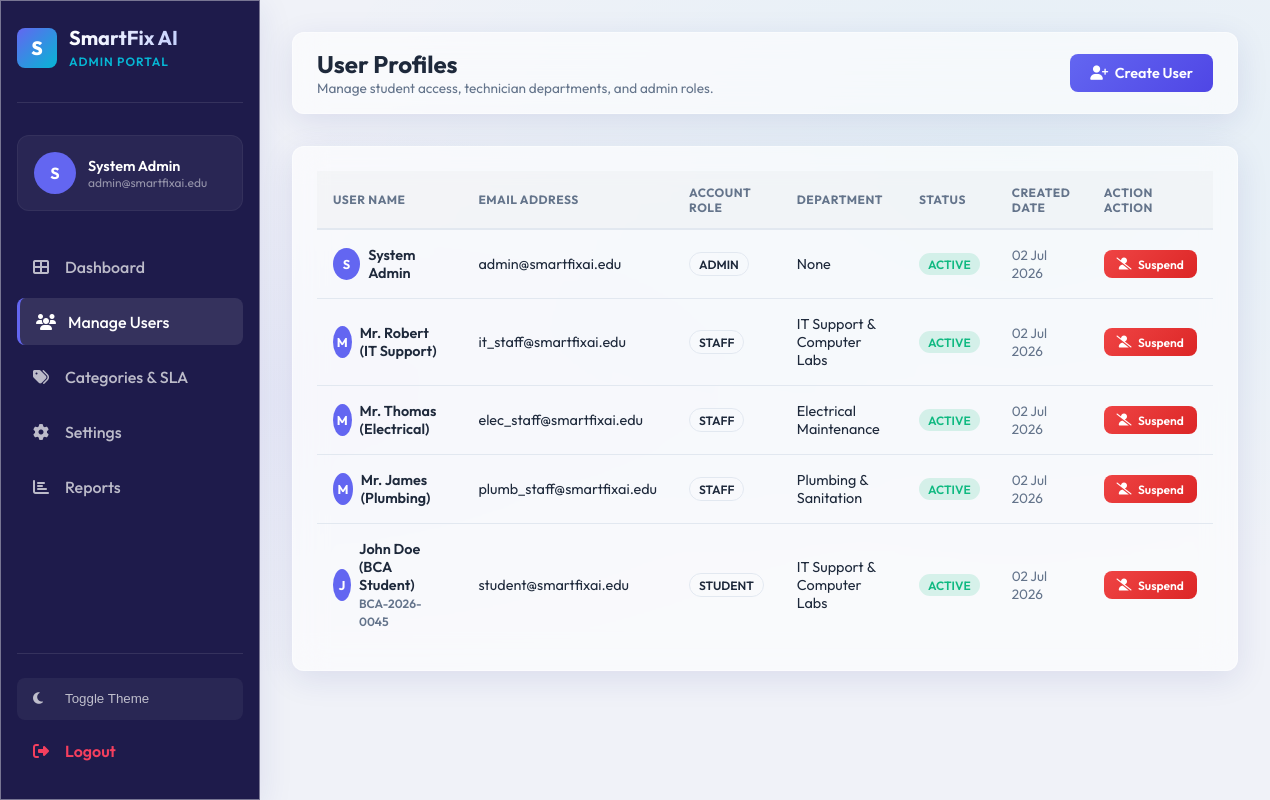
The page /admin/users.php (signed in) on the database its author committed.
### tables this page shows
CREATE TABLE `users` (
    `id` INT AUTO_INCREMENT PRIMARY KEY,
    `role` ENUM('student', 'staff', 'admin') NOT NULL,
    `email` VARCHAR(150) UNIQUE NOT NULL,
    `password` VARCHAR(255) NOT NULL,
    `name` VARCHAR(100) NOT NULL,
    `roll_number` VARCHAR(50) NULL,
    `department_id` INT NULL,
    `status` ENUM('active', 'suspended') DEFAULT 'active',
    `created_at` TIMESTAMP DEFAULT CURRENT_TIMESTAMP,
    CONSTRAINT `fk_users_department` FOREIGN KEY (`department_id`) REFERENCES `departments` (`id`) ON DELETE SET NULL
);

CREATE TABLE `departments` (
    `id` INT AUTO_INCREMENT PRIMARY KEY,
    `name` VARCHAR(100) UNIQUE NOT NULL,
    `created_at` TIMESTAMP DEFAULT CURRENT_TIMESTAMP
);

### includes/Session.php (called while the page is built, shortened)
<?php
class Session {
    public static function get(string $key, mixed $default = null): mixed {
        return $_SESSION[$key] ?? $default;
    }
}

### admin/users.php (the view, shortened to what this page needs)
<?php
$adminId = Session::get('user_id');
try {
    $db = Database::getInstance()->getConnection();
    $usersStmt = $db->query("
        SELECT u.*, d.name as department_name
        FROM users u
        LEFT JOIN departments d ON u.department_id = d.id
        ORDER BY u.created_at DESC
    ");
    $usersList = $usersStmt->fetchAll();
} catch (PDOException $e) {
    error_log("Admin user management failure: " . $e->getMessage());
    $error = 'Failed to fetch user list database parameters.';
}
require_once __DIR__ . '/../includes/header.php';
require_once __DIR__ . '/../includes/sidebar.php';
?>
<div class="main-content">
    <div class="top-navbar glass-panel">
        <div>
            <h1 style="font-size: 1.5rem; font-weight: 700; margin: 0;">User Profiles</h1>
            <p style="font-size: 0.85rem; color: var(--text-secondary); margin: 0;">Manage student access, technician departments, and admin roles.</p>
        </div>
        <div>
            <button onclick="openCreateModal()" class="btn"><i class="fas fa-user-plus"></i> Create User</button>
        </div>
    </div>
    <div class="glass-panel" style="padding: 1.5rem;">
        <div class="table-responsive">
            <table class="custom-table">
                <thead>
                    <tr>
                        <th>User Name</th>
                        <th>Email Address</th>
                        <th>Account Role</th>
                        <th>Department</th>
                        <th>Status</th>
                        <th>Created Date</th>
                        <th>Action Action</th>
                    </tr>
                </thead>
                <tbody>
                    <?php foreach ($usersList as $u): ?>
                        <tr>
                            <td style="font-weight: 600;">
                                <div style="display: flex; align-items: center; gap: 0.5rem;">
                                    <div style="width: 32px; height: 32px; border-radius: 50%; background: var(--brand-primary); display: flex; align-items: center; justify-content: center; font-weight: 700; color: #fff; text-transform: uppercase; font-size: 0.8rem;">
                                        <?php echo substr($u['name'], 0, 1); ?>
                                    </div>
                                    <div>
                                        <div><?php echo htmlspecialchars($u['name']); ?></div>
                                        <?php if ($u['roll_number']): ?>
                                            <span style="font-size: 0.75rem; color: var(--text-secondary);"><?php echo htmlspecialchars($u['roll_number']); ?></span>
                                        <?php endif; ?>
                                    </div>
                                </div>
                            </td>
                            <td><?php echo htmlspecialchars($u['email']); ?></td>
                            <td>
                                <span class="badge" style="background: rgba(255,255,255,0.05); border: 1px solid var(--border-color); color: var(--text-primary);">
                                    <?php echo strtoupper($u['role']); ?>
                                </span>
                            </td>
                            <td><?php echo htmlspecialchars($u['department_name'] ?? 'None'); ?></td>
                            <td>
                                <span class="badge" style="background: <?php echo ($u['status'] === 'active') ? 'rgba(16, 185, 129, 0.15)' : 'rgba(239, 68, 68, 0.15)'; ?>; color: <?php echo ($u['status'] === 'active') ? 'var(--success)' : 'var(--danger)'; ?>;">
                                    <?php echo strtoupper($u['status']); ?>
                                </span>
                            </td>
                            <td style="font-size: 0.85rem; color: var(--text-secondary);"><?php echo date('d M Y', strtotime($u['created_at'])); ?></td>
                            <td>
                                <form action="<?php echo htmlspecialchars($_SERVER['PHP_SELF']); ?>" method="POST" style="display: inline;">
                                    <button type="submit" class="btn <?php echo ($u['status'] === 'active') ? 'btn-danger' : 'btn-success'; ?>" style="padding: 0.4rem 0.8rem; font-size: 0.75rem;" <?php echo ($u['id'] === $adminId) ? 'disabled' : ''; ?>>
                                        <?php echo ($u['status'] === 'active') ? '<i class="fas fa-user-slash"></i> Suspend' : '<i class="fas fa-user-check"></i> Activate'; ?>
                                    </button>
                                </form>
                            </td>
                        </tr>
                    <?php endforeach; ?>
                </tbody>
            </table>
        </div>
    </div>
</div>
<?php require_once __DIR__ . '/../includes/footer.php'; ?>

### assets/css/main.css (style rules this page uses)
:root { --font-primary: 'Outfit', 'Inter', -apple-system, BlinkMacSystemFont, "Segoe UI", sans-serif; --sidebar-width: 260px; --navbar-height: 72px; --border-radius-sm: 8px; --border-radius-md: 12px; --border-radius-lg: 20px; --border-radius-xl: 28px; --transition-fast: 0.2s ease; --transition-normal: 0.35s cubic-bezier(0.4, 0, 0.2, 1); --bg-primary: #f0f2f8; --bg-secondary: #ffffff; --bg-sidebar: #1e1b4b; --text-primary: #1e293b; --text-secondary: #64748b; --text-on-dark: #ffffff; --brand-primary: #6366f1; --brand-primary-hover: #4f46e5; --brand-secondary: #06b6d4; --brand-accent: #f43f5e; --success: #10b981; --warning: #f59e0b; --danger: #ef4444; --info: #3b82f6; --glass-bg: rgba(255, 255, 255, 0.6); --glass-border: rgba(255, 255, 255, 0.4); --glass-shadow: 0 8px 32px rgba(31, 38, 135, 0.1); --glass-blur: blur(16px); --border-color: #e2e8f0; }
*, *::before, *::after { margin: 0; padding: 0; box-sizing: border-box; }
html { scroll-behavior: smooth; }
body { font-family: var(--font-primary); background-color: var(--bg-primary); color: var(--text-primary); min-height: 100vh; overflow-x: hidden; transition: background-color var(--transition-normal), color var(--transition-normal); background-image: radial-gradient(ellipse at 20% 50%, rgba(99,102,241,0.05) 0%, transparent 50%), radial-gradient(ellipse at 80% 20%, rgba(6,182,212,0.05) 0%, transparent 50%); }
.main-content { flex: 1; margin-left: var(--sidebar-width); padding: 2rem; min-height: 100vh; }
.glass-panel { background: var(--glass-bg); backdrop-filter: var(--glass-blur); -webkit-backdrop-filter: var(--glass-blur); border: 1px solid var(--glass-border); box-shadow: var(--glass-shadow); border-radius: var(--border-radius-md); transition: transform var(--transition-fast), box-shadow var(--transition-fast); }
.top-navbar { display: flex; align-items: center; gap: 1rem; padding: 1rem 1.5rem; margin-bottom: 2rem; border-radius: var(--border-radius-md); }
.top-navbar > div:nth-child(2) { flex: 1; }
.table-responsive { overflow-x: auto; }
.custom-table { width: 100%; border-collapse: collapse; font-size: 0.9rem; }
.custom-table th { padding: 0.85rem 1rem; text-align: left; font-size: 0.75rem; font-weight: 700; text-transform: uppercase; letter-spacing: 0.5px; color: var(--text-secondary); border-bottom: 2px solid var(--border-color); background: rgba(0,0,0,0.02); }
.custom-table td { padding: 1rem; border-bottom: 1px solid var(--border-color); vertical-align: middle; }
.custom-table tbody tr:last-child td { border-bottom: none; }
.badge { display: inline-block; padding: 0.3em 0.75em; border-radius: 100px; font-size: 0.75rem; font-weight: 600; text-transform: capitalize; white-space: nowrap; }
.btn { display: inline-flex; align-items: center; gap: 0.4rem; padding: 0.6rem 1.25rem; border-radius: var(--border-radius-sm); border: none; font-family: var(--font-primary); font-size: 0.9rem; font-weight: 600; cursor: pointer; background: linear-gradient(135deg, var(--brand-primary), var(--brand-primary-hover)); color: #fff; transition: all var(--transition-fast); text-decoration: none; white-space: nowrap; }
.btn-danger { background: linear-gradient(135deg, var(--danger), #dc2626); }

### rows shown on the page
users: name "S", name "System Admin", email "admin@smartfixai.edu", role "ADMIN", department_name "None", status "ACTIVE", created_at "02 Jul 2026", shows "Suspend"
users: name "M", name "Mr. Robert (IT Support)", email "it_staff@smartfixai.edu", role "STAFF", department.name "IT Support & Computer Labs", status "ACTIVE", created_at "02 Jul 2026", shows "Suspend"
users: name "M", name "Mr. Thomas (Electrical)", email "elec_staff@smartfixai.edu", role "STAFF", department.name "Electrical Maintenance", status "ACTIVE", created_at "02 Jul 2026", shows "Suspend"
users: name "M", name "Mr. James (Plumbing)", email "plumb_staff@smartfixai.edu", role "STAFF", department.name "Plumbing & Sanitation", status "ACTIVE", created_at "02 Jul 2026", shows "Suspend"
users: name "J", name "John Doe (BCA Student)", roll_number "BCA-2026-0045", email "student@smartfixai.edu", role "STUDENT", department.name "IT Support & Computer Labs", status "ACTIVE", created_at "02 Jul 2026", shows "Suspend"

### other values the page prints
$role "ADMIN"
substr($name, 0, 1) "S"
$name "System Admin"
$email "admin@smartfixai.edu"
